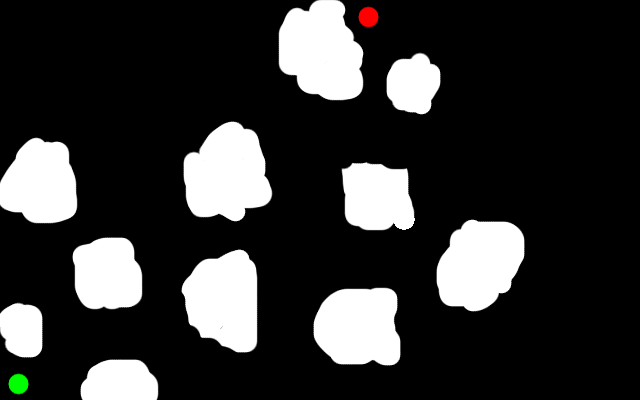
//> input picture Test1.png, 640 x 400 px
$ ./dwa   (built with g++ and OpenCV 4)
//> lines starting //> are read from the running program, lines starting //| are printed output that depends on the picture; after the words box and inside, x2 and y2 are one past the last pixel; in counts of white or black regions, pixels touching at a corner belong together
//#include "opencv2/highgui/highgui.hpp"
#include "opencv2/opencv.hpp"
//#include "opencv2/core/core.hpp"
//#include "opencv2/imgproc/imgproc.hpp"
#include <math.h>
#include <iostream>
#include <queue>

float alpha = 10,beta = 0,gamm = 0;
int max_acceleration;
int max_ang_acceleration,length=5,bredth=5;

using namespace cv;
using namespace std;

Mat image;

struct state{
	float vel;
	float ang_vel;
	float orientation;
	float x;
	float y;
};


int bound(int x,int limit){

	if(x<0) return 0;
	else if(x>=limit) return limit-1;
	else return x;
}

bool isValid(float x,float y,float theta,int length,int bredth){
	float t = -theta;
	if(image.at<Vec3b>(bound(x+length*cos(t*3.14/180)-bredth*sin(t*3.14/180),image.rows),bound(y+length*sin(t*3.14/180)+bredth*cos(t*3.14/180),image.cols))[0]==255 || image.at<Vec3b>(bound(x+length*cos((t+90)*3.14/180)-bredth*sin((t+90)*3.14/180),image.rows),bound(y+length*sin((t+90)*3.14/180)+bredth*cos((t+90)*3.14/180),image.cols))[0]==255 || image.at<Vec3b>(bound(x+length*cos((t+180)*3.14/180)-bredth*sin((t+180)*3.14/180),image.rows),bound(y+length*sin((t+180)*3.14/180)+bredth*cos((t+180)*3.14/180),image.cols))[0]==255 || image.at<Vec3b>(bound(x+length*cos((t+270)*3.14/270)-bredth*sin((t+270)*3.14/270),image.rows),bound(y+length*sin((t+270)*3.14/270)+bredth*cos((t+270)*3.14/180),image.cols))[0]==255)
	{
		return false;
	}
	else return true;
}

int sgn(int x){
	if(x>0) return 1;
	else if(x<0) return -1;
	else return 0;

}

float calc(int x,int y,int orientation,int j,float r,Point end){
	int y1 = y-r * sin((orientation - 0.25*j)*(3.14/180)) + r*sin((orientation)*(3.14/180));
	int x1 = x - r * cos((orientation - 0.25*j)*(3.14/180)) + r * cos((orientation)*(3.14/180));
	orientation -= 0.25 * j;
	float theta = atan(-(float)(end.x-x)/(end.y-y))*(180/3.14);
	if(end.y<y) theta = (int)(theta + 180)%360;
	float a;
	//if(sgn(r*j)<0) orientation = ((int)orientation + 180)%360;
	if(theta-orientation < -180) a = theta-orientation + 360;
	else if(theta-orientation > 180) a = theta-orientation - 360;
	else a = theta-orientation;
	//cout << 180 - abs(a) << " " << j<<endl;
	return ( alpha *(180 - abs(a)) + beta * r*j);
}

class PathPlanner
{
	public:
		PathPlanner(Point star, Point en, Mat ma){
			start = star;

			end = en;
			map = ma;
			max_acceleration=8;
			max_ang_acceleration = 40;
		}
		void getPath(){
			curr_state.vel = 0;
			curr_state.ang_vel = 0;
			curr_state.x = start.x;
			curr_state.y = start.y;
			cout << curr_state.x << " " << curr_state.y <<endl;
			curr_state.orientation = 0;

			float r;
			while(!(curr_state.x==end.x&&curr_state.y==end.y)){

				float dist,penalty,i,j,velocity=curr_state.vel,ang_velocity = curr_state.ang_vel,x=curr_state.x,y = curr_state.y,orientation = curr_state.orientation;
				float maxval = -100; int maxi = 0; int maxj = 0;
				bool allnotpossible = true;
				for(i=velocity+max_acceleration/4;i>=velocity-max_acceleration/4;i--){
					//cout << velocity << endl;
					if(i==0||abs(i)>25||i<0) continue;

					for(j=ang_velocity-max_ang_acceleration/4;j<=ang_velocity+max_ang_acceleration/4;j++){
						//cout << j << endl;
						if(j!=0||abs(j)>100) r = (float)i/j * 180/3.14;
						else continue;
						for(float t=0;true;t+=0.25*sgn(j)){
							//cout << "count" << t <<endl;
							float y1 = y-r * sin((orientation - t)*(3.14/180)) + r * sin((orientation)*(3.14/180));
							float x1 = x - r * cos((orientation - t)*(3.14/180)) + r * cos((orientation)*(3.14/180));
							float theta = (orientation - t);
							if(!isValid(x1,y1,theta,length,bredth)) {
								if(abs(t)<abs(j*0.25)) {
									//cout <<"abe"<<endl;
									break;
								}
								dist = r * (t) * (3.14/180);
								//cout << dist << "oh" << t <<endl;
								if(abs(i)<=sqrt(max_acceleration*dist*sgn(dist))-10){
									if((calc(x,y,orientation,j,r,end) + gamm * dist ) > maxval){
										//cout << t <<" s"<<endl;
										allnotpossible = false;
										maxval = (calc(x,y,orientation,j,r,end) + gamm * dist );
										maxi = i;
										maxj = j;
										//cout << "he" << maxj<<endl;
									}
								}
								else{
									//cout << sqrt(2*acceleration*dist*sgn(dist)) << " is the not possible velocity & " << i << "is" << j << " the " << t << " not possible angle "<<endl;
									//return;
								}
								break;
							}
							if(t>=360||t<=-360){
								//cout << r << "o"<< endl;
								//cout <<"what"<<endl;
								if(calc(x,y,orientation,j,r,end) + abs(gamm * 2 * 3.14 * r ) > maxval){
									//cout << "yes" << endl;
									allnotpossible = false;
									maxval = calc(x,y,orientation,j,r,end) + abs(gamm * 2 * 3.14 * r );
									maxi = i;
									maxj = j;
									//cout << "he" << maxj<<endl;
								}
								break;
							}
						}
					}
				}
				if(allnotpossible) {
					cout << "All of the possible options are not viable" << endl;
					//return;
				}
				//cout << "hehe" << maxj << " " << sgn(maxj) * (orientation-maxj*0.25)<<endl;
				int yd = y;int xd = x;
				for(float t=orientation;sgn(maxj)*t>=sgn(maxj) * (orientation-maxj*0.25);t= t - sgn(maxj)){
					r = (float)maxi/maxj*180/3.14;
					y = yd + r*sin(orientation*(3.14/180)) - r*sin((3.14/180)*(t));
					x = xd + r*cos(orientation*(3.14/180)) - r*cos((3.14/180)*(t));
					// [4 lines of commented-out code are left out]

					Point vertices[4];
					vertices[0] = Point(y+length*cos(t*3.14/180)+bredth*sin(t*3.14/180),x-length*sin(t*3.14/180)+bredth*cos(t*3.14/180));
					vertices[1] = Point(y+length*cos((-t+90)*3.14/180)-bredth*sin((-t+90)*3.14/180),x+length*sin((-t+90)*3.14/180)+bredth*cos((-t+90)*3.14/180));
					vertices[2] = Point(y+length*cos((-t+180)*3.14/180)-bredth*sin((-t+180)*3.14/180),x+length*sin((-t+180)*3.14/180)+bredth*cos((-t+180)*3.14/180));
					vertices[3] = Point(y+length*cos((-t+270)*3.14/180)-bredth*sin((-t+270)*3.14/180),x+length*sin((-t+270)*3.14/180)+bredth*cos((-t+270)*3.14/180));
					fillConvexPoly(image,vertices,4,Scalar(255,255,0));
					//cout << "to dikhana saale" <<endl;
					imshow("IMG",image);
					//cout << maxi << " " << maxj << endl;
					waitKey(10);
					fillConvexPoly(image,vertices,4,Scalar(0,0,0));
				}

				//cout << "he" <<endl;
				//cout << "he" <<endl;
				cout << r*sin(orientation*(3.14/180)) - r*sin((3.14/180)*(orientation-maxj*0.25)) << " " << r*cos(orientation*(3.14/180)) - r*cos((3.14/180)*(orientation-maxj*0.25))<< endl;
				curr_state.y += r*sin(orientation*(3.14/180)) - r*sin((3.14/180)*(orientation-maxj*0.25));
				curr_state.x += r*cos(orientation*(3.14/180)) - r*cos((3.14/180)*(orientation-maxj*0.25));
				curr_state.orientation -= maxj*0.25;
				//cout << curr_state.orientation <<endl;
				curr_state.vel = maxi;
				curr_state.ang_vel = maxj;
				cout << "New position is : " << curr_state.x << " " << curr_state.y <<endl;
				cout << "Angleo : " << atan((end.x-x)/(end.y-y))*(180/3.14) <<endl;
				cout << "Angle : " << curr_state.orientation <<endl;
				cout << "Velocity : " << curr_state.vel <<endl;
				cout << "Angular velocity : " << curr_state.ang_vel <<endl;
				if(image.at<Vec3b>(curr_state.x,curr_state.y)[2]==255) return;
				//ros::spinOnce();
				//return;
			}

		}
	private:
		Point start;
		Point end;
		Mat map;
		//int length,bredth;
		state curr_state;
		vector<state> path;

};

int main(int argc,char** argv) {
	image = imread("Test1.png",1);
//> image is the input picture: 400 rows x 640 cols, CV_8UC3; mean B, G, R 50.9, 51.2, 51.2


    // ROS_INFO("Spinning node");
	for(int j=0;j<image.cols;j++){
		image.at<Vec3b>(0,j) = {255,255,255};
		image.at<Vec3b>(image.rows-1,j) = {255,255,255};
	}
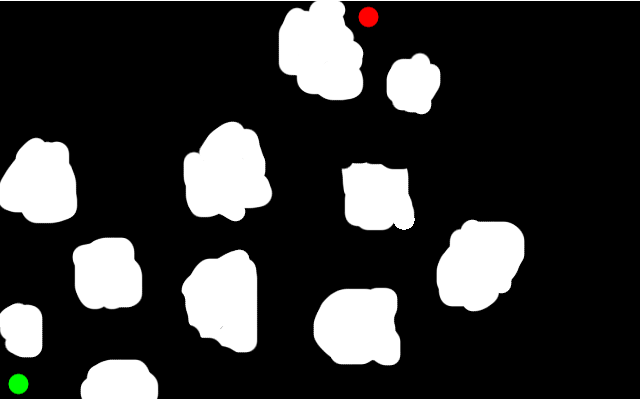
//> image: 400 rows x 640 cols, CV_8UC3; 0.47% of pixels changed, all inside (x1, y1, x2, y2) = (0, 0, 640, 400)
	for(int i=0;i<image.rows;i++){
		image.at<Vec3b>(i,image.cols-1) = {255,255,255};
		image.at<Vec3b>(i,0) = {255,255,255};
	}
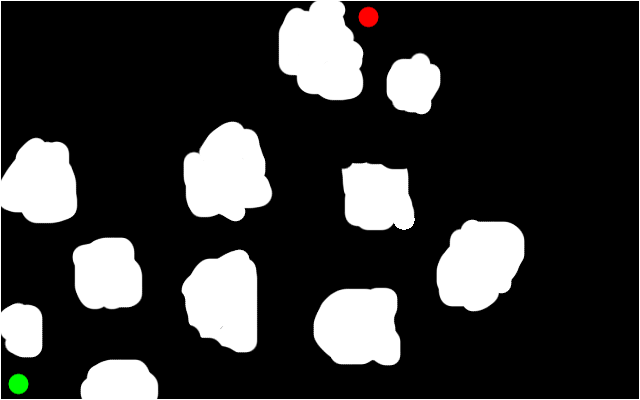
//> image: 400 rows x 640 cols, CV_8UC3; 0.3% of pixels changed, all inside (x1, y1, x2, y2) = (0, 1, 640, 399)
	Point start(0,0);Point end(0,0);int t1=0,t2=0;
	int i,j;
	for(i=0;i<image.rows;i++){
		for(j=0;j<image.cols;j++){
			if(image.at<Vec3b>(i,j)[0] == 0 && image.at<Vec3b>(i,j)[1] ==255 && image.at<Vec3b>(i,j)[2] == 0){
				start.x += i;start.y+=j;t1++;
			}
			if(image.at<Vec3b>(i,j)[0] == 0 && image.at<Vec3b>(i,j)[1] ==0 && image.at<Vec3b>(i,j)[2] == 255){
				end.x += i;end.y+=j;t2++;
			}
		}
	}
//> this loop made 400 passes
//> t2 on passes 1 to 3: 0, 0, 0
//> after the loop, t1 = 258; t2 = 258
	start.x/=t1;start.y/=t1;end.x/=t2;end.y/=t2;
//> after `start.x /= t1`: start = Point(383, 4644)
//> after `start.y /= t1`: start = Point(383, 18)
//> after `end.x /= t2`: end = Point(16, 94944)
//> after `end.y /= t2`: end = Point(16, 368)
	cout << start.x << " " << start.y <<endl;
//| 383 18
	cout << end.x << " " << end.y <<endl;
//| 16 368
	PathPlanner dvij(start,end,image);
//> in PathPlanner, `start = star;`: start = Point(383, 18)
//> in PathPlanner, `end = en;`: end = Point(16, 368)
	dvij.getPath();
//| 383 18
//> in getPath, `float dist,penalty,i,j,velocity=curr_state.vel,ang_velocity = curr_sta..`: velocity = 0; x = 383; y = 18; orientation = 0
//> the loop in getPath, `for(i=velocity+max_acceleration/4;i>=velocity-max_acceleration/4;i--)` made 5 passes
//> (i, r, dist, allnotpossible, maxval, maxi, maxj) on passes 1 to 2: (2, 11.46, 17.7, false, 1356.2, 2, -10), (1, 5.73, 12.52, false, 1356.2, 2, -10)
//> i on passes 3 to 5: 0, -1, -2
//> after the loop in getPath, `for(i=velocity+max_acceleration/4;i>=velocity-max_acceleration/4;i--)`: r = 5.73; j = 11; dist = 12.52; x = 383; y = 18; orientation = 0; allnotpossible = false; maxval = 1356.2; maxi = 2; maxj = -10
//> in getPath, `int yd = y`: yd = 18
//> in getPath, `int xd = x`: xd = 383
//> the loop in getPath, `for(float t=orientation;sgn(maxj)*t>=sgn(maxj) * (orientation-maxj*0.2..` made 3 passes
//> y on passes 1 to 3: 18, 18.2, 18.4
//> after the loop in getPath, `for(float t=orientation;sgn(maxj)*t>=sgn(maxj) * (orientation-maxj*0.2..`:
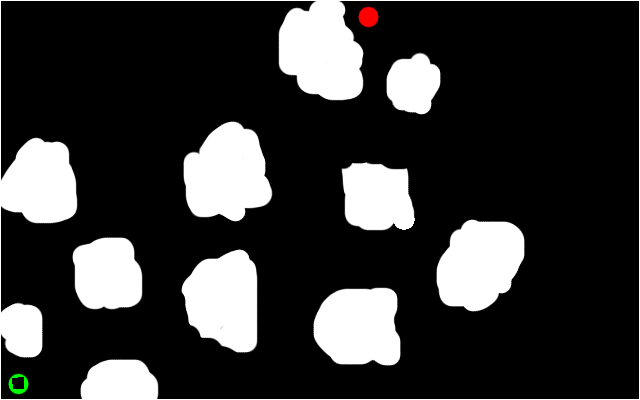
//> image: 400 rows x 640 cols, CV_8UC3; 0.05% of pixels changed, all inside (x1, y1, x2, y2) = (12, 377, 24, 389)
//> after the loop in getPath, `for(float t=orientation;sgn(maxj)*t>=sgn(maxj) * (orientation-maxj*0.2..`: maxj = -10
//| 0.499842 -0.010901
//> in getPath, `curr_state.orientation -= maxj*0.25;`: curr_state.orientation = 2.5
//> in getPath, `curr_state.vel = maxi;`: curr_state.vel = 2
//> in getPath, `curr_state.ang_vel = maxj;`: curr_state.ang_vel = -10
//| New position is : 382.989 18.4998
//| Angleo : -46.4139
//| Angle : 2.5
//| Velocity : 2
//| Angular velocity : -10
	cout << "Hurrah!!!!!!!!!!!!!!!!!!" <<endl;
}
